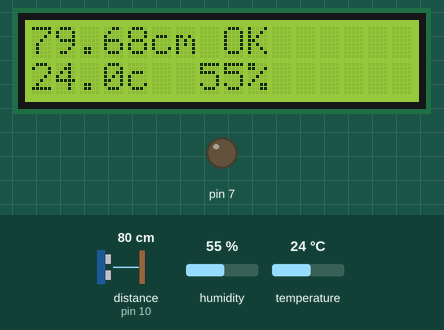
Recording of a sketch running on a simulated Arduino Uno, built with avr-gcc and run on an emulated ATmega328P. Parts: 16×2 character LCD, output pins drawn as LEDs (lit = HIGH). Wiring (inferred from the names in the program): ultrasonic range finder: trigger pin 9; echo pin 10. Dashed ring = blinking. The inputs (shaded band) are chosen by the test bench; at power-on: distance to the obstacle (sensor on pin 10) 80 cm, humidity 55 %, temperature 24 °C. The echo pulse lasts 58.3 µs per cm; pins used as bus, display or sensor lines are not drawn; what the sketch prints to the serial monitor is not drawn.

Above: at 1.2 s.
1.3 s: distance to the obstacle (sensor on pin 10) set to 45 cm
At 2.6 s:
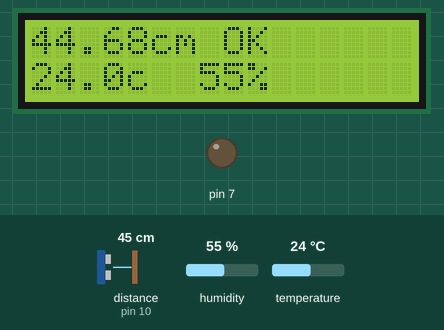
4.4 s: distance to the obstacle (sensor on pin 10) set to 36 cm
At 4.9 s:
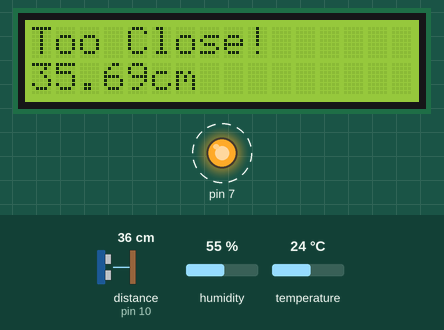
7.5 s: distance to the obstacle (sensor on pin 10) set to 299 cm
At 9.4 s:
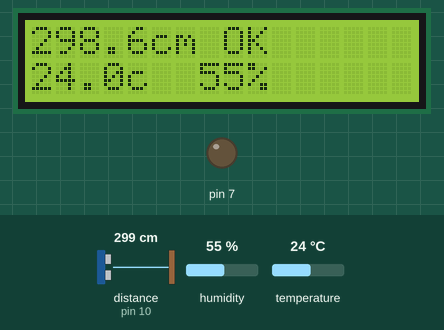
13.9 s: humidity set to 22 %
At 15.7 s:
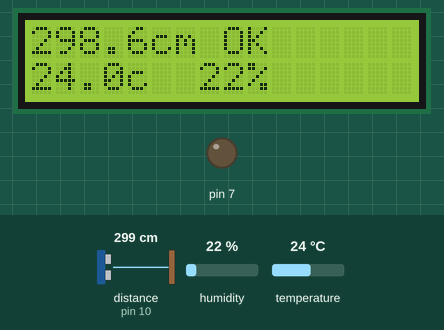
16.0 s: distance to the obstacle (sensor on pin 10) set to 250 cm
At 16.6 s:
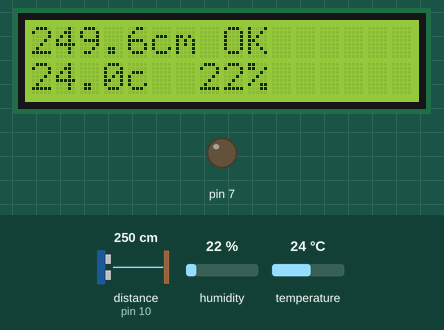
22.4 s: temperature set to 12 °C
At 24.3 s:
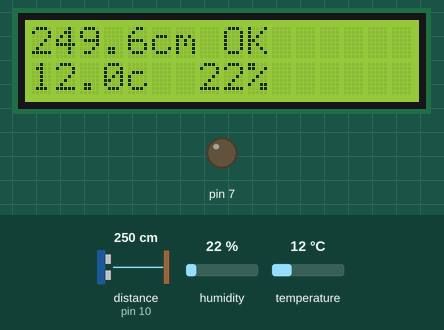
Timing chart, 0 to 25.8 s (numbered marks = the images above; inputs shaded):
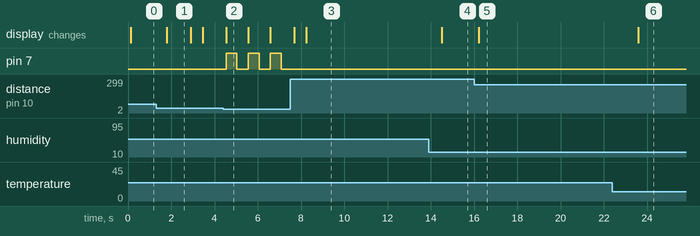

The sketch:

Distance_and_Temp.ino
```cpp
#include <Wire.h>
#include <DHT.h>
#include <LiquidCrystal_I2C.h>
LiquidCrystal_I2C lcd(0x3F,16,2);  //設定LCD位置0x27,設定LCD大小為16*2
#define DHTPIN 2     // Digital pin connected to the DHT sensor

#define DHTTYPE DHT11   // DHT 11
DHT dht(DHTPIN, DHTTYPE);


/*
 * HC-SR04 example sketch
 *
 * https://create.arduino.cc/projecthub/Isaac100/getting-started-with-the-hc-sr04-ultrasonic-sensor-036380
 *
 * by Isaac100
 */

const int trigPin = 9;
const int echoPin = 10;

float duration, distance;


void setup() {
  Serial.begin(9600);
  Serial.println(F("DHTxx test!"));

  dht.begin();
  pinMode(trigPin, OUTPUT);
  pinMode(echoPin, INPUT);
  pinMode(7,OUTPUT);
  lcd.init(); // initialize the lcd
  lcd.backlight();
  Serial.begin(9600);

}

void loop() {
  /*lcd.clear();
  lcd.setCursor(0, 0);
  lcd.print("Welcome");
  delay(1000);*/
  digitalWrite(trigPin, LOW);
  delayMicroseconds(2);
  digitalWrite(trigPin, HIGH);
  delayMicroseconds(10);
  digitalWrite(trigPin, LOW);


  //delay(3000);

  duration = pulseIn(echoPin, HIGH);
  distance = (duration*.0343)/2;

  if (distance>2 && distance<2000) {
    Serial.print("Distance: ");
    Serial.println(distance);
    if (distance<40){
      lcd.home();
      lcd.clear();
      lcd.setCursor(0, 0);
      lcd.print("Too Close!");
      lcd.setCursor(0,1);
      lcd.print(distance);
      lcd.setCursor(5,1);
      lcd.print("cm");
      Serial.println("Too Close!");
      digitalWrite(7,HIGH);
      delay(500);
      digitalWrite(7,LOW);
      delay(500);
    } else {
      lcd.home();
      lcd.clear();
      lcd.setCursor(8, 0);
      lcd.print("OK");
      lcd.setCursor(0, 0);
      lcd.print(distance);
      lcd.setCursor(5,0);
      lcd.print("cm");
      // Reading temperature or humidity takes about 250 milliseconds!
      // Sensor readings may also be up to 2 seconds 'old' (its a very slow sensor)
      float h = dht.readHumidity();
      // Read temperature as Celsius (the default)
      float t = dht.readTemperature();
      // Read temperature as Fahrenheit (isFahrenheit = true)
      float f = dht.readTemperature(true);

      // Check if any reads failed and exit early (to try again).
      if (isnan(h) || isnan(t) || isnan(f)) {
        Serial.println(F("Failed to read from DHT sensor!"));
        return;
      }

      // Compute heat index in Fahrenheit (the default)
      float hif = dht.computeHeatIndex(f, h);
      // Compute heat index in Celsius (isFahreheit = false)
      float hic = dht.computeHeatIndex(t, h, false);

      Serial.print(F(" Humidity: "));
      Serial.print(h);
      Serial.print(F("%  Temperature: "));
      Serial.print(t);
      Serial.print(F("C "));
      Serial.print(f);
      Serial.print(F("F  Heat index: "));
      Serial.print(hic);
      Serial.print(F("C "));
      Serial.print(hif);
      Serial.println(F("F"));
      lcd.setCursor(0,1);
      lcd.print(t);
      lcd.setCursor(4,1);
      lcd.print("c");
      lcd.setCursor(7,1);
      lcd.print(h);
      lcd.setCursor(9,1);
      lcd.print("%");
      lcd.setCursor(10,1);
      lcd.print("  ");
      delay(500);

    }
  } else {
    Serial.println("Error Data");
    delay(500);

  }

}
```

Measured:
- the behaviour switches between 41 and 40 cm on distance to the obstacle (sensor on pin 10) (found by bisection; images 1 and 2)
- after the input at 1.3 s, the display: changes after 0.49 s (image 1)
- after the input at 4.4 s, pin 7: alternates HIGH for 0.50 s and LOW for 0.53 s, starting after 0.13 s; the display: changes after 0.13 s (image 2)
- after the input at 7.5 s, pin 7: stops changing and stays LOW; the display: first changes after 0.18 s (image 3 shows a later state)
- after the input at 13.9 s, the display: changes after 0.62 s (image 4)
- after the input at 16.0 s, the display: changes after 0.21 s (image 5)
- after the input at 22.4 s, the display: changes after 1.2 s (image 6)
